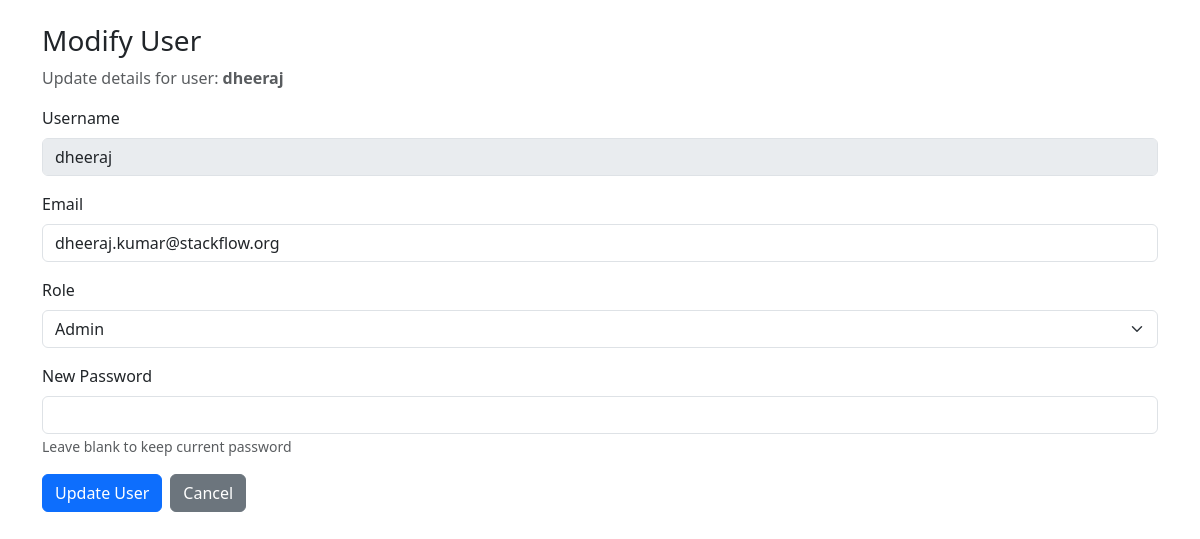
/modify_user/dheeraj (signed in), run on the app's committed database.
### tables this page shows
CREATE TABLE users (
            id INTEGER PRIMARY KEY AUTOINCREMENT,
            username TEXT UNIQUE NOT NULL,
            password TEXT NOT NULL
        , role TEXT DEFAULT 'user', email TEXT);

### app.py (the view, shortened to what this page needs)
@app.route("/modify_user/<username>", methods=["GET","POST"])
@login_required
@admin_required
def modify_user(username):
    conn = sqlite3.connect(DB_PATH)
    c = conn.cursor()
    c.execute("SELECT username, email, role FROM users WHERE username=?", (username,))
    user = c.fetchone()
    conn.close()
    return render_template("modify_user.html", user=user)

### app.py (called while the page is built)
def login_required(f):
    @wraps(f)
    def wrap(*args, **kwargs):
        if "username" not in session:
            return redirect(url_for("login"))
        return f(*args, **kwargs)
    return wrap

def admin_required(f):
    @wraps(f)
    def wrap(*args, **kwargs):
        if session.get("role") != "admin":
            flash("Admin only", "danger")
            return redirect(url_for("dashboard"))
        return f(*args, **kwargs)
    return wrap

### templates/modify_user.html (shortened to what this page needs)
<!DOCTYPE html>
<html lang="en">
<head>
<link href="https://cdn.jsdelivr.net/npm/bootstrap@5.3.3/dist/css/bootstrap.min.css" rel="stylesheet">
</head>
<body>
<div class="container mt-4">
    <h3>Modify User</h3>
    <p class="text-muted">Update details for user: <strong>{{ user[0] }}</strong></p>
    <form method="post">
        <div class="mb-3">
            <label class="form-label">Username</label>
            <input type="text" class="form-control" value="{{ user[0] }}" disabled>
        </div>
        <div class="mb-3">
            <label class="form-label">Email</label>
            <input type="email" name="email" class="form-control" value="{{ user[1] }}">
        </div>
        <div class="mb-3">
            <label class="form-label">Role</label>
            <select name="role" class="form-select">
                <option value="admin" {% if user[2] == 'admin' %}selected{% endif %}>Admin</option>
            </select>
        </div>
        <div class="mb-3">
            <label class="form-label">New Password</label>
            <input type="password" name="password" class="form-control">
            <small class="text-muted">
                Leave blank to keep current password
            </small>
        </div>
        <div class="d-flex gap-2">
            <button type="submit" class="btn btn-primary">Update User</button>
            <a href="{{ url_for('dashboard') }}" class="btn btn-secondary">Cancel</a>
        </div>
    </form>
</div>
</body>
</html>

### data on the page
users: username "dheeraj", email "dheeraj.kumar@stackflow.org", role "Admin"
